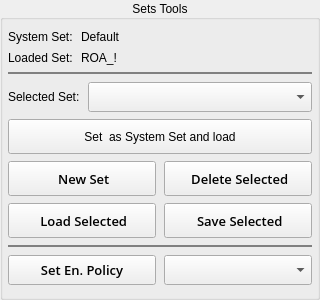
         <widget class="QGroupBox" name="groupBox">
          <property name="sizePolicy">
           <sizepolicy hsizetype="Fixed" vsizetype="Fixed">
            <horstretch>0</horstretch>
            <verstretch>0</verstretch>
           </sizepolicy>
          </property>
          <property name="minimumSize">
           <size>
            <width>320</width>
            <height>300</height>
           </size>
          </property>
          <property name="maximumSize">
           <size>
            <width>325</width>
            <height>315</height>
           </size>
          </property>
          <property name="title">
           <string> Sets Tools </string>
          </property>
          <property name="alignment">
           <set>Qt::AlignCenter</set>
          </property>
          <layout class="QGridLayout" name="gridLayout_6">
           <property name="leftMargin">
            <number>5</number>
           </property>
           <property name="topMargin">
            <number>8</number>
           </property>
           <property name="rightMargin">
            <number>5</number>
           </property>
           <property name="bottomMargin">
            <number>5</number>
           </property>
           <property name="horizontalSpacing">
            <number>8</number>
           </property>
           <property name="verticalSpacing">
            <number>5</number>
           </property>
           <item row="6" column="0" colspan="4">
            <layout class="QHBoxLayout" name="horizontalLayout_9">
             <property name="spacing">
              <number>8</number>
             </property>
             <property name="sizeConstraint">
              <enum>QLayout::SetFixedSize</enum>
             </property>
             <property name="topMargin">
              <number>0</number>
             </property>
             <item>
              <widget class="QLabel" name="label_29">
               <property name="sizePolicy">
                <sizepolicy hsizetype="Maximum" vsizetype="Preferred">
                 <horstretch>0</horstretch>
                 <verstretch>0</verstretch>
                </sizepolicy>
               </property>
               <property name="accessibleName">
                <string>LabelInfoWhite</string>
               </property>
               <property name="text">
                <string>Selected Set:</string>
               </property>
              </widget>
             </item>
             <item>
              <widget class="QComboBox" name="cb_set">
               <property name="sizePolicy">
                <sizepolicy hsizetype="Expanding" vsizetype="Fixed">
                 <horstretch>0</horstretch>
                 <verstretch>0</verstretch>
                </sizepolicy>
               </property>
               <property name="minimumSize">
                <size>
                 <width>153</width>
                 <height>30</height>
                </size>
               </property>
              </widget>
             </item>
            </layout>
           </item>
           <item row="1" column="0">
            <widget class="QLabel" name="label_14">
             <property name="sizePolicy">
              <sizepolicy hsizetype="Maximum" vsizetype="Fixed">
               <horstretch>0</horstretch>
               <verstretch>0</verstretch>
              </sizepolicy>
             </property>
             <property name="accessibleName">
              <string>LabelInfoWhite</string>
             </property>
             <property name="text">
              <string>Loaded Set:</string>
             </property>
            </widget>
           </item>
           <item row="0" column="0">
            <widget class="QLabel" name="label_12">
             <property name="sizePolicy">
              <sizepolicy hsizetype="Maximum" vsizetype="Fixed">
               <horstretch>0</horstretch>
               <verstretch>0</verstretch>
              </sizepolicy>
             </property>
             <property name="accessibleName">
              <string>LabelInfoWhite</string>
             </property>
             <property name="text">
              <string>System Set:</string>
             </property>
            </widget>
           </item>
           <item row="8" column="0" colspan="4">
            <layout class="QGridLayout" name="gridLayout_3">
             <property name="topMargin">
              <number>0</number>
             </property>
             <property name="verticalSpacing">
              <number>7</number>
             </property>
             <item row="0" column="3" colspan="2">
              <widget class="QPushButton" name="pb_set_current_set">
               <property name="sizePolicy">
                <sizepolicy hsizetype="Preferred" vsizetype="Fixed">
                 <horstretch>0</horstretch>
                 <verstretch>0</verstretch>
                </sizepolicy>
               </property>
               <property name="minimumSize">
                <size>
                 <width>0</width>
                 <height>35</height>
                </size>
               </property>
               <property name="cursor">
                <cursorShape>PointingHandCursor</cursorShape>
               </property>
               <property name="accessibleName">
                <string>ButtonLilac</string>
               </property>
               <property name="styleSheet">
                <string notr="true"/>
               </property>
               <property name="text">
                <string>Set  as System Set and load</string>
               </property>
              </widget>
             </item>
             <item row="1" column="3" colspan="2">
              <layout class="QHBoxLayout" name="horizontalLayout">
               <property name="spacing">
                <number>8</number>
               </property>
               <property name="bottomMargin">
                <number>0</number>
               </property>
               <item>
                <widget class="QPushButton" name="pb_newset">
                 <property name="enabled">
                  <bool>true</bool>
                 </property>
                 <property name="sizePolicy">
                  <sizepolicy hsizetype="Preferred" vsizetype="Fixed">
                   <horstretch>0</horstretch>
                   <verstretch>0</verstretch>
                  </sizepolicy>
                 </property>
                 <property name="minimumSize">
                  <size>
                   <width>0</width>
                   <height>35</height>
                  </size>
                 </property>
                 <property name="maximumSize">
                  <size>
                   <width>16777215</width>
                   <height>16777215</height>
                  </size>
                 </property>
                 <property name="font">
                  <font>
                   <family>Open Sans Semibold</family>
                   <pointsize>10</pointsize>
                   <weight>50</weight>
                   <italic>false</italic>
                   <bold>false</bold>
                  </font>
                 </property>
                 <property name="cursor">
                  <cursorShape>PointingHandCursor</cursorShape>
                 </property>
                 <property name="accessibleName">
                  <string>ButtonLilac</string>
                 </property>
                 <property name="text">
                  <string> New Set</string>
                 </property>
                 <property name="icon">
                  <iconset resource="../SP_Core/resources/common_resources.qrc">
                   <normaloff>:/icons/round_plus_icon&amp;48.png</normaloff>:/icons/round_plus_icon&amp;48.png</iconset>
                 </property>
                </widget>
               </item>
               <item>
                <widget class="QPushButton" name="pb_deleteset">
                 <property name="enabled">
                  <bool>true</bool>
                 </property>
                 <property name="sizePolicy">
                  <sizepolicy hsizetype="Preferred" vsizetype="Fixed">
                   <horstretch>0</horstretch>
                   <verstretch>0</verstretch>
                  </sizepolicy>
                 </property>
                 <property name="minimumSize">
                  <size>
                   <width>0</width>
                   <height>35</height>
                  </size>
                 </property>
                 <property name="maximumSize">
                  <size>
                   <width>16777215</width>
                   <height>16777215</height>
                  </size>
                 </property>
                 <property name="font">
                  <font>
                   <family>Open Sans Semibold</family>
                   <pointsize>10</pointsize>
                   <weight>50</weight>
                   <italic>false</italic>
                   <bold>false</bold>
                  </font>
                 </property>
                 <property name="cursor">
                  <cursorShape>PointingHandCursor</cursorShape>
                 </property>
                 <property name="accessibleName">
                  <string>ButtonRed</string>
                 </property>
                 <property name="text">
                  <string> Delete Selected</string>
                 </property>
                 <property name="icon">
                  <iconset resource="../SP_Core/resources/common_resources.qrc">
                   <normaloff>:/icons/round_delete_icon&amp;48.png</normaloff>:/icons/round_delete_icon&amp;48.png</iconset>
                 </property>
                </widget>
               </item>
              </layout>
             </item>
             <item row="2" column="3" colspan="2">
              <layout class="QHBoxLayout" name="horizontalLayout_2">
               <property name="spacing">
                <number>8</number>
               </property>
               <property name="bottomMargin">
                <number>0</number>
               </property>
               <item>
                <widget class="QPushButton" name="pb_loadset">
                 <property name="enabled">
                  <bool>true</bool>
                 </property>
                 <property name="sizePolicy">
                  <sizepolicy hsizetype="Preferred" vsizetype="Fixed">
                   <horstretch>0</horstretch>
                   <verstretch>0</verstretch>
                  </sizepolicy>
                 </property>
                 <property name="minimumSize">
                  <size>
                   <width>0</width>
                   <height>35</height>
                  </size>
                 </property>
                 <property name="maximumSize">
                  <size>
                   <width>16777215</width>
                   <height>16777215</height>
                  </size>
                 </property>
                 <property name="font">
                  <font>
                   <family>Open Sans Semibold</family>
                   <pointsize>10</pointsize>
                   <weight>50</weight>
                   <italic>false</italic>
                   <bold>false</bold>
                  </font>
                 </property>
                 <property name="cursor">
                  <cursorShape>PointingHandCursor</cursorShape>
                 </property>
                 <property name="accessibleName">
                  <string>ButtonLilac</string>
                 </property>
                 <property name="text">
                  <string> Load Selected</string>
                 </property>
                 <property name="icon">
                  <iconset resource="../SP_Core/resources/common_resources.qrc">
                   <normaloff>:/icons/import_icon&amp;48.png</normaloff>:/icons/import_icon&amp;48.png</iconset>
                 </property>
                 <property name="iconSize">
                  <size>
                   <width>16</width>
                   <height>16</height>
                  </size>
                 </property>
                </widget>
               </item>
               <item>
                <widget class="QPushButton" name="pb_saveset">
                 <property name="enabled">
                  <bool>true</bool>
                 </property>
                 <property name="sizePolicy">
                  <sizepolicy hsizetype="Preferred" vsizetype="Fixed">
                   <horstretch>0</horstretch>
                   <verstretch>0</verstretch>
                  </sizepolicy>
                 </property>
                 <property name="minimumSize">
                  <size>
                   <width>0</width>
                   <height>35</height>
                  </size>
                 </property>
                 <property name="maximumSize">
                  <size>
                   <width>16777215</width>
                   <height>16777215</height>
                  </size>
                 </property>
                 <property name="font">
                  <font>
                   <family>Open Sans Semibold</family>
                   <pointsize>10</pointsize>
                   <weight>50</weight>
                   <italic>false</italic>
                   <bold>false</bold>
                  </font>
                 </property>
                 <property name="cursor">
                  <cursorShape>PointingHandCursor</cursorShape>
                 </property>
                 <property name="accessibleName">
                  <string>ButtonGreen</string>
                 </property>
                 <property name="text">
                  <string> Save Selected</string>
                 </property>
                 <property name="icon">
                  <iconset resource="../SP_Core/resources/common_resources.qrc">
                   <normaloff>:/icons/save_icon&amp;48.png</normaloff>:/icons/save_icon&amp;48.png</iconset>
                 </property>
                 <property name="iconSize">
                  <size>
                   <width>16</width>
                   <height>16</height>
                  </size>
                 </property>
                </widget>
               </item>
              </layout>
             </item>
            </layout>
           </item>
           <item row="10" column="0" colspan="4">
            <layout class="QHBoxLayout" name="horizontalLayout_5">
             <property name="spacing">
              <number>8</number>
             </property>
             <property name="sizeConstraint">
              <enum>QLayout::SetFixedSize</enum>
             </property>
             <property name="topMargin">
              <number>0</number>
             </property>
             <item>
              <widget class="QPushButton" name="pb_editenablementpolicy">
               <property name="sizePolicy">
                <sizepolicy hsizetype="Minimum" vsizetype="Fixed">
                 <horstretch>0</horstretch>
                 <verstretch>0</verstretch>
                </sizepolicy>
               </property>
               <property name="minimumSize">
                <size>
                 <width>0</width>
                 <height>30</height>
                </size>
               </property>
               <property name="maximumSize">
                <size>
                 <width>16777215</width>
                 <height>16777215</height>
                </size>
               </property>
               <property name="font">
                <font>
                 <family>Open Sans Semibold</family>
                 <pointsize>10</pointsize>
                 <weight>50</weight>
                 <italic>false</italic>
                 <bold>false</bold>
                </font>
               </property>
               <property name="cursor">
                <cursorShape>PointingHandCursor</cursorShape>
               </property>
               <property name="toolTip">
                <string>Set Enablement Policy for every space object selected in the table.</string>
               </property>
               <property name="accessibleName">
                <string>ButtonLilac</string>
               </property>
               <property name="styleSheet">
                <string notr="true"/>
               </property>
               <property name="text">
                <string>Set En. Policy</string>
               </property>
              </widget>
             </item>
             <item>
              <widget class="QComboBox" name="cb_enablementpolicy">
               <property name="sizePolicy">
                <sizepolicy hsizetype="Preferred" vsizetype="Fixed">
                 <horstretch>0</horstretch>
                 <verstretch>0</verstretch>
                </sizepolicy>
               </property>
               <property name="minimumSize">
                <size>
                 <width>0</width>
                 <height>30</height>
                </size>
               </property>
              </widget>
             </item>
            </layout>
           </item>
           <item row="5" column="0" colspan="4">
            <widget class="Line" name="line_4">
             <property name="styleSheet">
              <string notr="true">color: gray;</string>
             </property>
             <property name="frameShadow">
              <enum>QFrame::Plain</enum>
             </property>
             <property name="lineWidth">
              <number>2</number>
             </property>
             <property name="orientation">
              <enum>Qt::Horizontal</enum>
             </property>
            </widget>
           </item>
           <item row="9" column="0" colspan="4">
            <widget class="Line" name="line_2">
             <property name="styleSheet">
              <string notr="true">color: gray;</string>
             </property>
             <property name="frameShadow">
              <enum>QFrame::Plain</enum>
             </property>
             <property name="lineWidth">
              <number>2</number>
             </property>
             <property name="orientation">
              <enum>Qt::Horizontal</enum>
             </property>
            </widget>
           </item>
           <item row="1" column="1" colspan="3">
            <widget class="QLabel" name="lb_loaded_set">
             <property name="sizePolicy">
              <sizepolicy hsizetype="Preferred" vsizetype="Fixed">
               <horstretch>0</horstretch>
               <verstretch>0</verstretch>
              </sizepolicy>
             </property>
             <property name="accessibleName">
              <string>LabelInfoOrange</string>
             </property>
             <property name="text">
              <string>ROA_!</string>
             </property>
            </widget>
           </item>
           <item row="0" column="1" colspan="3">
            <widget class="QLabel" name="lb_current_set">
             <property name="sizePolicy">
              <sizepolicy hsizetype="Preferred" vsizetype="Fixed">
               <horstretch>0</horstretch>
               <verstretch>0</verstretch>
              </sizepolicy>
             </property>
             <property name="accessibleName">
              <string>LabelInfoOrange</string>
             </property>
             <property name="text">
              <string>Default</string>
             </property>
            </widget>
           </item>
          </layout>
         </widget>
